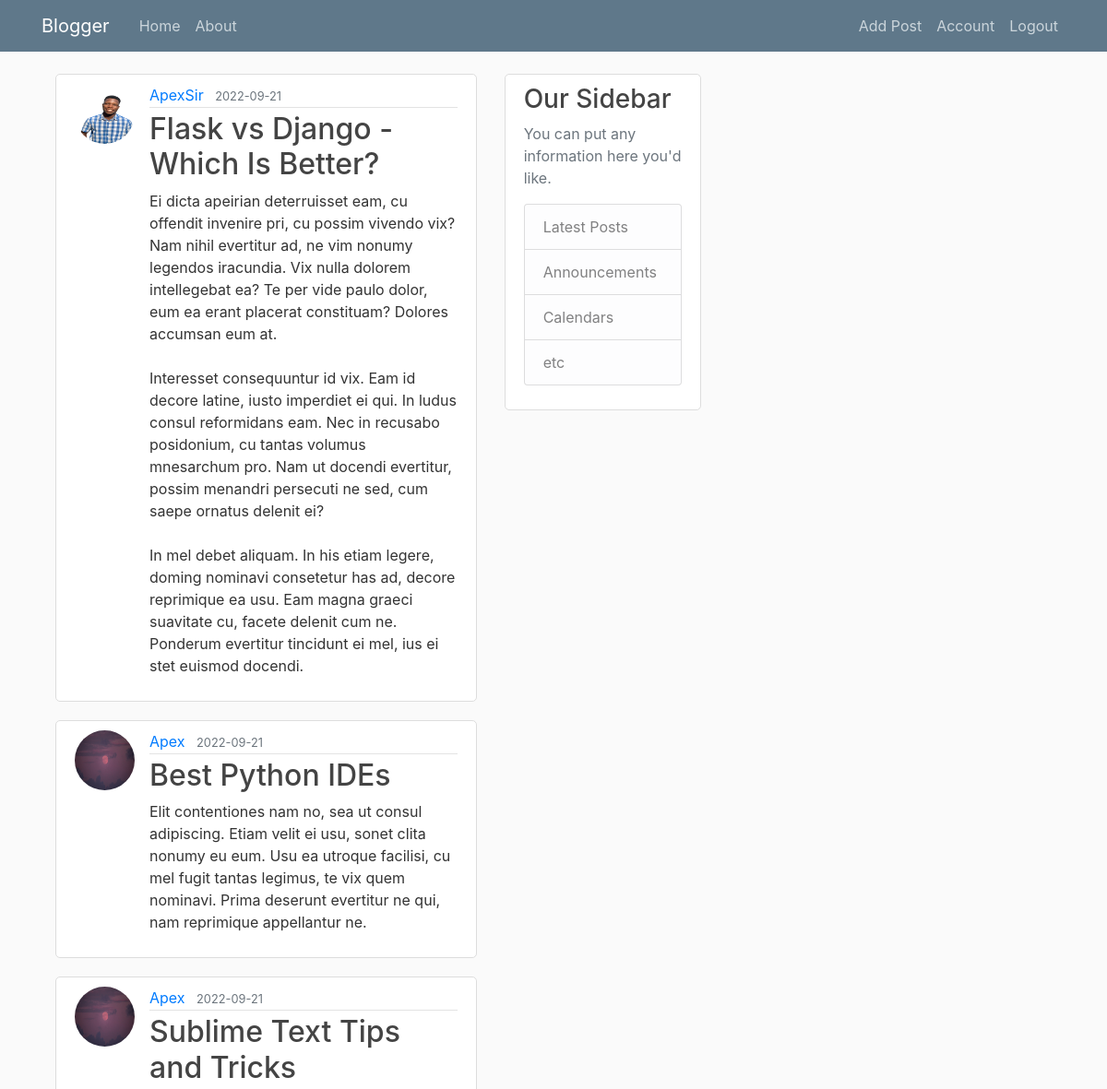
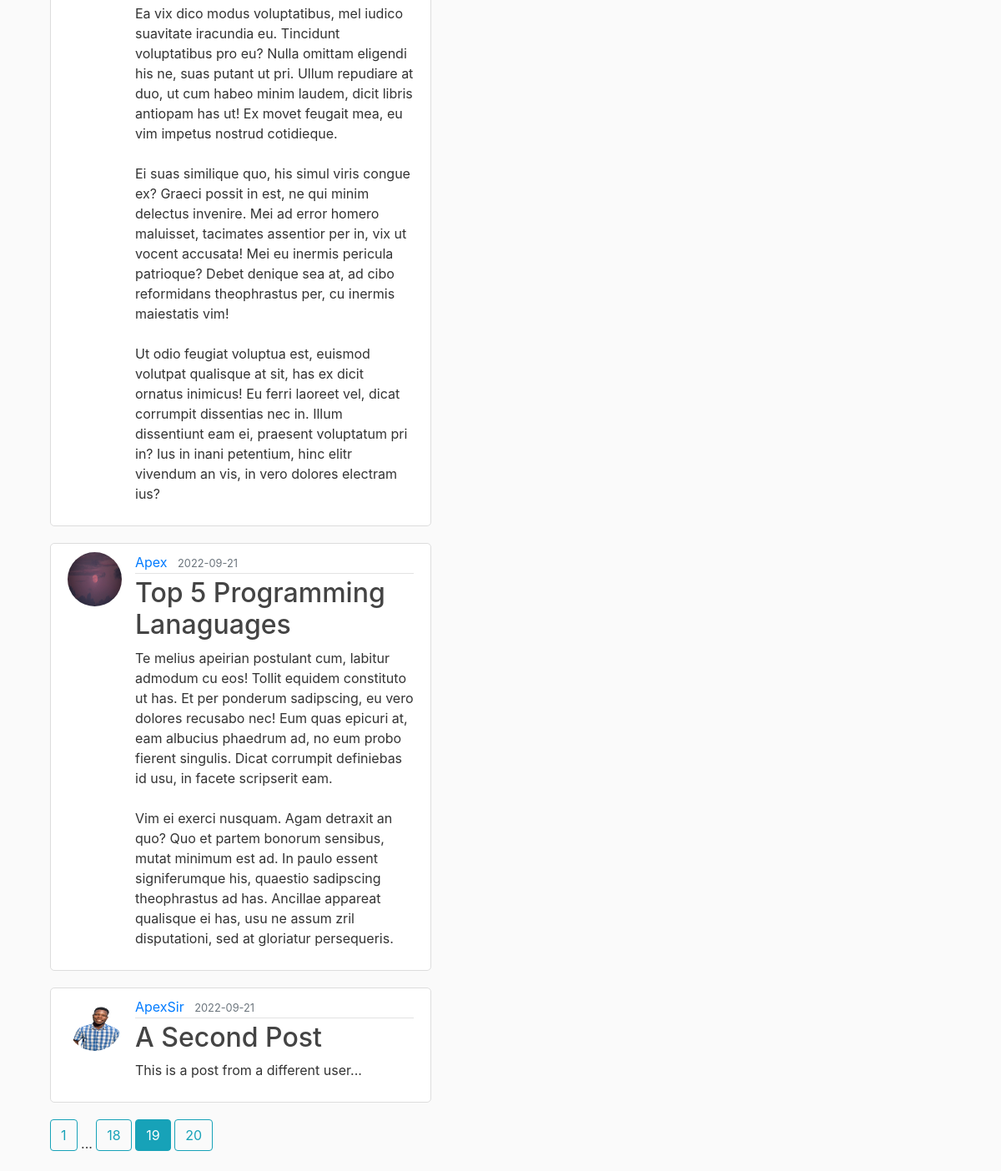
Screenshot of /home?page=19 (signed in) with the database file from the repository (2 pictures, top to bottom).
### src/model.py (models this page shows, shortened)
class Post(db.Model):
    id = db.Column(db.Integer, primary_key=True)
    title = db.Column(db.String(100), nullable=False)
    date_posted = db.Column(db.DateTime, nullable=False, default=datetime.utcnow)
    content = db.Column(db.Text, nullable=False)
    user_id = db.Column(db.Integer, db.ForeignKey('user.id'), nullable=False)

class User(db.Model, UserMixin):
    id = db.Column(db.Integer, primary_key=True)
    username = db.Column(db.String(20), unique=True, nullable=False)
    email = db.Column(db.String(120), unique=True, nullable=False)
    image_file = db.Column(db.String(20), nullable=False, default='default.jpg')
    password = db.Column(db.String(60), nullable=False)
    posts = db.relationship('Post', backref='author', lazy=True)

### src/route/post_route.py (the view)
@app.route("/home", methods=['GET', 'POST'])
@login_required
def home():
    page = request.args.get('page', 1, type=int)
    posts = Post.query.order_by(Post.date_posted.desc()).paginate(page=page, per_page=5)
    return render_template('home.html', posts=posts)

### src/model.py (called while the page is built)
@login_manager.user_loader
def load_user(user_id):
    return User.query.get(int(user_id))

### src/templates/home.html
{% extends "base.html" %}
{% block content %}
    {% for post in posts.items %}
        <article class="media content-section">
          <img class="rounded-circle article-img" src="{{ url_for('static', filename='profile_pics/' + post.author.image_file) }}">
          <div class="media-body">
            <div class="article-metadata">
              <a class="mr-2" href="{{ url_for('user_posts', username=post.author.username) }}">{{ post.author.username }}</a>
              <small class="text-muted">{{ post.date_posted.strftime('%Y-%m-%d') }}</small>
            </div>
            <h2><a class="article-title" href="{{ url_for('post', post_id=post.id) }}">{{ post.title }}</a></h2>
            <p class="article-content">{{ post.content }}</p>
          </div>
        </article>
    {% endfor %}
    {% for page_num in posts.iter_pages(left_edge=1, right_edge=1, left_current=1, right_current=2) %}
    {% if page_num %}
      {% if posts.page == page_num %}
        <a class="btn btn-info mb-4" href="{{ url_for('home', page=page_num) }}">{{ page_num }}</a>
      {% else %}
        <a class="btn btn-outline-info mb-4" href="{{ url_for('home', page=page_num) }}">{{ page_num }}</a>
      {% endif %}
    {% else %}
      ...
    {% endif %}
  {% endfor %}
{% endblock content %}

### src/static/main.css (style rules this page uses)
body { background: #fafafa; color: #333333; margin-top: 5rem; }
h1, h2, h3, h4, h5, h6 { color: #444444; }
.content-section { background: #ffffff; padding: 10px 20px; border: 1px solid #dddddd; border-radius: 5px; margin-bottom: 20px; overflow-x:auto; }
.article-title { color: #444444; }
.article-content { white-space: pre-line; }
.article-img { height: 65px; width: 65px; margin-right: 16px; }
.article-metadata { padding-bottom: 1px; margin-bottom: 4px; border-bottom: 1px solid #e3e3e3 }

### rows the page displays
Post: image_file (picture), author.username "ApexSir", date_posted "2022-09-21", title "Flask vs Django - Which Is Better?", content "Ei dicta apeirian deterruisset eam, cu offendit invenire pri, cu possim vivendo vix? Nam nihil evertitur ad, ne vim nonumy legendos iracundia. Vix nulla dolorem intellegebat ea? Te per vide paulo dolor, eum ea erant placerat constituam? Dolores accumsan eum at. Interesset consequuntur id vix. Eam id decore latine, iusto imperdiet ei qui. In ludus consul reformidans eam. Nec in recusabo posidonium, cu tantas volumus mnesarchum pro. Nam ut docendi evertitur, possim menandri persecuti ne sed, cum saepe ornatus delenit ei? In mel debet aliquam. In his etiam legere, doming nominavi consetetur has ad, decore reprimique ea usu. Eam magna graeci suavitate cu, facete delenit cum ne. Ponderum…"
Post: image_file (placeholder picture), author.username "Apex", date_posted "2022-09-21", title "Best Python IDEs", content "Elit contentiones nam no, sea ut consul adipiscing. Etiam velit ei usu, sonet clita nonumy eu eum. Usu ea utroque facilisi, cu mel fugit tantas legimus, te vix quem nominavi. Prima deserunt evertitur ne qui, nam reprimique appellantur ne."
Post: image_file (placeholder picture), author.username "Apex", date_posted "2022-09-21", title "Sublime Text Tips and Tricks", content "Ea vix dico modus voluptatibus, mel iudico suavitate iracundia eu. Tincidunt voluptatibus pro eu? Nulla omittam eligendi his ne, suas putant ut pri. Ullum repudiare at duo, ut cum habeo minim laudem, dicit libris antiopam has ut! Ex movet feugait mea, eu vim impetus nostrud cotidieque. Ei suas similique quo, his simul viris congue ex? Graeci possit in est, ne qui minim delectus invenire. Mei ad error homero maluisset, tacimates assentior per in, vix ut vocent accusata! Mei eu inermis pericula patrioque? Debet denique sea at, ad cibo reformidans theophrastus per, cu inermis maiestatis vim! Ut odio feugiat voluptua est, euismod volutpat qualisque at sit, has ex dicit ornatus inimicus! Eu…"
Post: image_file (placeholder picture), author.username "Apex", date_posted "2022-09-21", title "Top 5 Programming Lanaguages", content "Te melius apeirian postulant cum, labitur admodum cu eos! Tollit equidem constituto ut has. Et per ponderum sadipscing, eu vero dolores recusabo nec! Eum quas epicuri at, eam albucius phaedrum ad, no eum probo fierent singulis. Dicat corrumpit definiebas id usu, in facete scripserit eam. Vim ei exerci nusquam. Agam detraxit an quo? Quo et partem bonorum sensibus, mutat minimum est ad. In paulo essent signiferumque his, quaestio sadipscing theophrastus ad has. Ancillae appareat qualisque ei has, usu ne assum zril disputationi, sed at gloriatur persequeris."
Post: image_file (picture), author.username "ApexSir", date_posted "2022-09-21", title "A Second Post", content "This is a post from a different user..."

### other values shown
{{ page_num }} "1" "18" "20"
{{ page_num }} "19"
